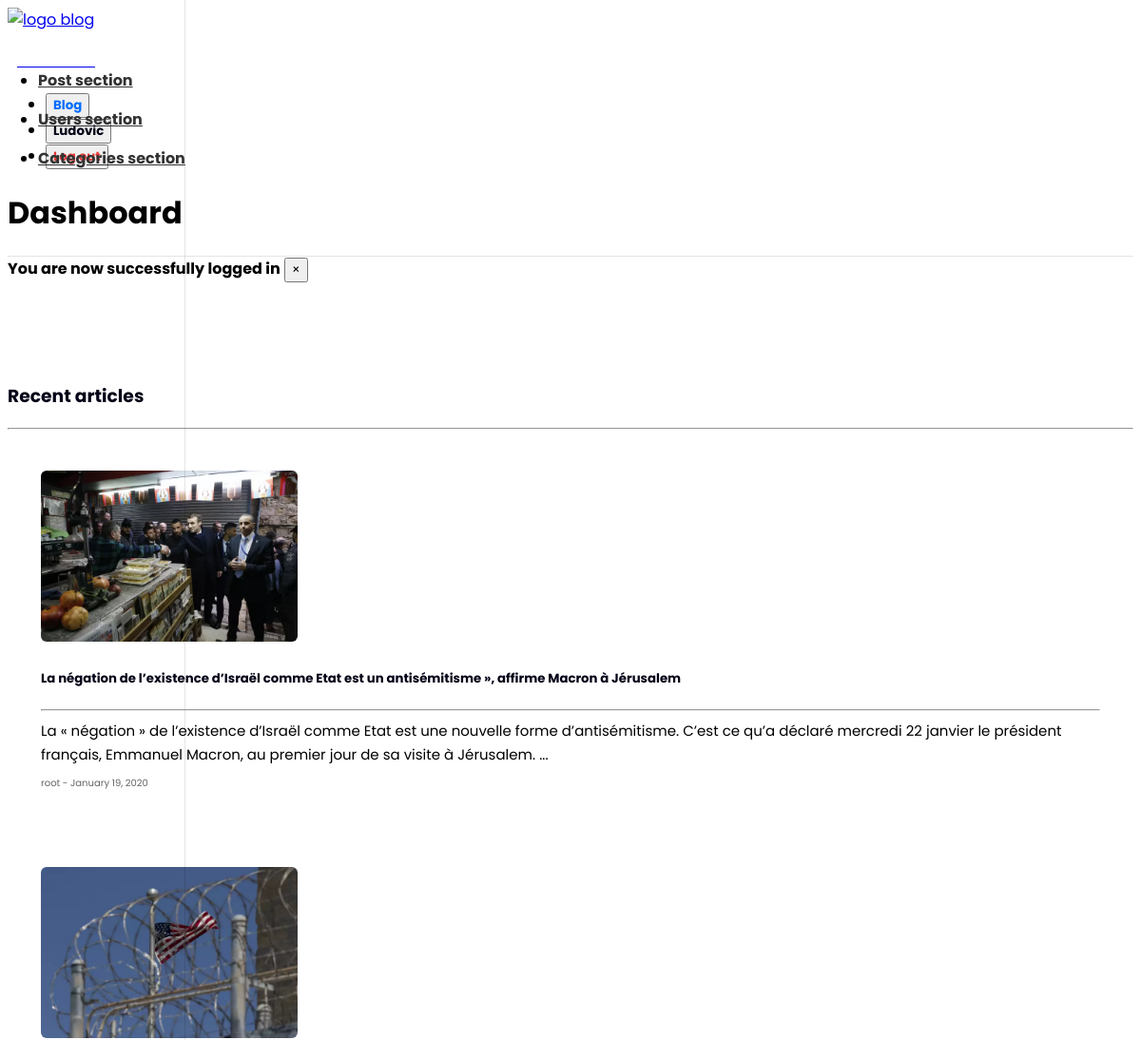
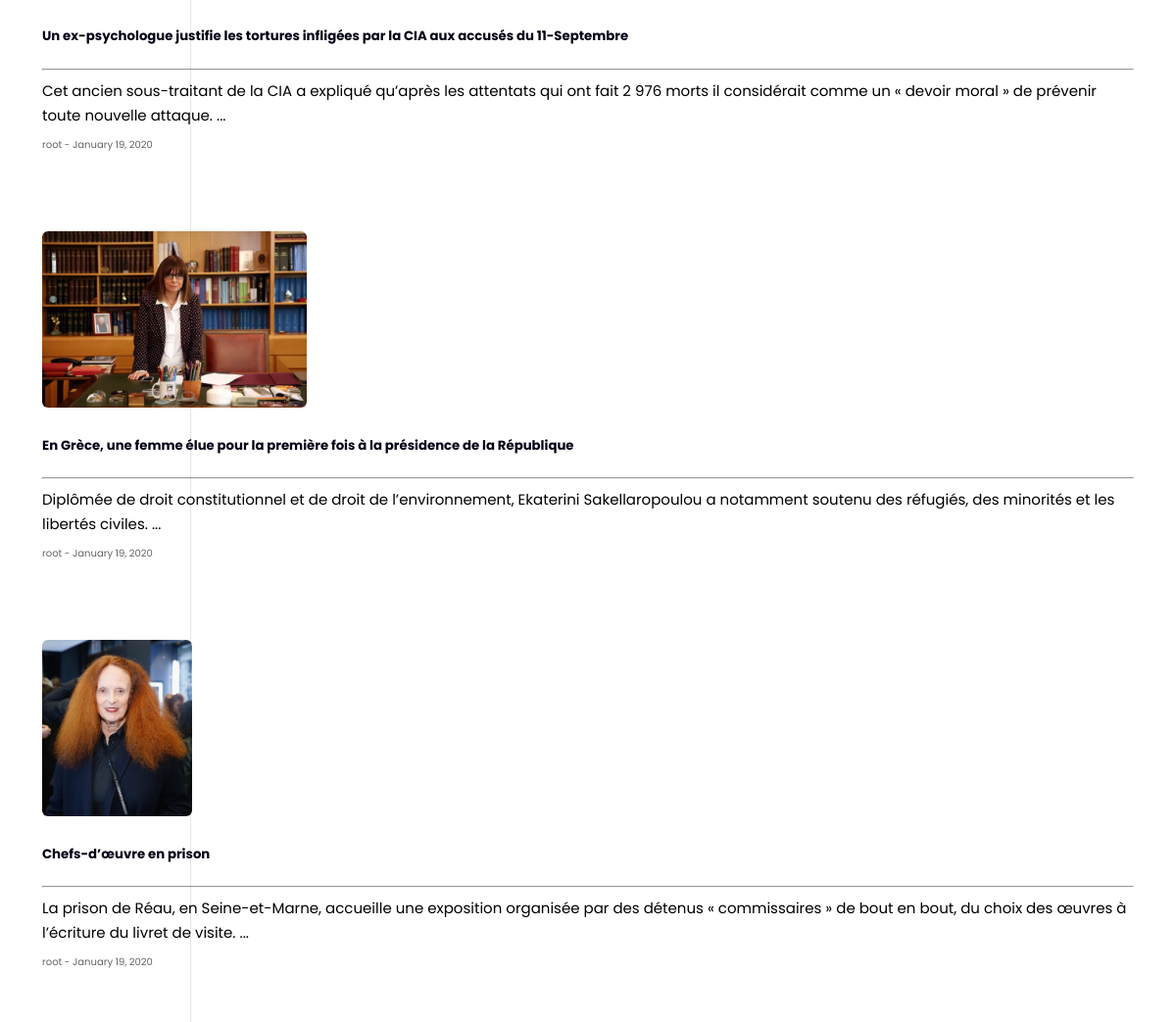
The page /app/admin/dashboard.php (signed in) on the database its author committed (2 pictures, top to bottom).
### tables this page shows
CREATE TABLE `posts` (
  `id` int(11) NOT NULL,
  `user_id` int(11) NOT NULL,
  `categorie_id` int(11) DEFAULT NULL,
  `body` text NOT NULL,
  `image` varchar(255) NOT NULL,
  `title` varchar(255) NOT NULL,
  `published` tinyint(4) NOT NULL,
  `created_at` timestamp NOT NULL DEFAULT current_timestamp()
);

CREATE TABLE `users` (
  `id` int(11) NOT NULL,
  `admin` tinyint(1) NOT NULL,
  `user_name` varchar(255) NOT NULL,
  `email` varchar(255) NOT NULL,
  `password` varchar(255) NOT NULL,
  `created_at` timestamp NOT NULL DEFAULT current_timestamp()
);

### app/db/database.php (called while the page is built, shortened)
<?php
require("connect.php");
function execQuery($sql, $data)
{
    global $conn;
    $fetcher = $conn->prepare($sql);
    $values  = array_values($data);
    $types   = str_repeat("s", count($values));
    $fetcher->bind_param($types, ...$values);
    $fetcher->execute();
    return $fetcher;
}
function getPublishedUser()
{
    $sql = "SELECT p.*, u.user_name FROM posts AS p JOIN users AS u ON p.user_id=u.id WHERE p.published = ?";
    $fetcher = execQuery($sql, ["published" => 1]);
    $payload = $fetcher->get_result()->fetch_all(MYSQLI_ASSOC);
    return $payload;
}

### app/admin/dashboard.php (the view, shortened to what this page needs)
<?php
    $posts = getPublishedUser();
?>
<!DOCTYPE html>
<html lang="en">
<head>
    <link rel="stylesheet"
        href="https://unpkg.com/bootstrap-material-design@4.1.1/dist/css/bootstrap-material-design.min.css"
 />
    <link rel="stylesheet" href="https://unicons.iconscout.com/release/v2.0.1/css/unicons.css" />
    <link href="../../assets/dashboard.css" rel="stylesheet" />
</head>
<body>
    <?php include(ROOT_PATH . "/app/components/navbar_dashboard.php") ?>
    <div class="container-fluid">
        <div class="row">
            <main role="main" class="col-md-9 ml-sm-auto col-lg-10 pt-3 px-4">
                <div
                    class="d-flex justify-content-between flex-wrap flex-md-nowrap align-items-center pb-2 mb-3 border-bottom">
                    <h1 style="font-weight: bold">Dashboard</h1>
                </div>
                <?php include(ROOT_PATH . "/app/components/message_handler.php") ?>
                <div style="margin-top: 105px">
                    <h3 style="color: #010116; font-weight: bold">Recent articles </h3>
                    <hr />
                    <?php foreach ($posts as $post): ?>
                    <a href="article.php?id=<?php echo $post["id"]; ?>" style="text-decoration: none">
                        <div class="d-flex whiteCard hoverCard mt-3 mb-3 align-items-center image-blog">
                            <div class="d-none d-lg-inline-flex d-md-inline-flex">
                                <img src="<?php echo BASE_URL . "/assets/images/" . $post["image"]; ?>"
                                    style="height: 180px; border-radius: 6px" />
                            </div>
                            <div class="ml-3">
                                <h5 style="font-weight: bold; color: #010116, font-size: 15px">
                                    <?php echo $post["title"]; ?>
                                </h5>
                                <hr />
                                <span
                                    style="color: black; font-size: 15px"><?php echo mb_substr($post["body"], 0, 500) . " ..."; ?></span><br />
                                <p style="font-size: 10px; color: #636363; margin-top: 10px" class="mt-3">
                                    <?php echo $post["user_name"]; ?> -
                                    <?php echo date("F j, Y", strtotime($post["created_at"])); ?></p>
                            </div>
                        </div>
                    </a>
                    <?php endforeach; ?>
                </div>
            </main>
        </div>
    </div>
</body>
</html>

### assets/dashboard.css (style rules this page uses)
* { font-family: "Poppins", sans-serif !important; }
body { background-color: white !important; }
.border-bottom { border-bottom: 1px solid #e5e5e5; }
.whiteCard { padding : 35px; background-color: white; color : #010116; border-radius : 6px; }
.hoverCard { transition: all 0.3s ease; cursor: pointer; }

### rows shown on the page
posts: image (picture), title "La négation de l’existence d’Israël comme Etat est un antisémitisme », affirme Macron à Jérusalem", body "La « négation » de l’existence d’Israël comme Etat est une nouvelle forme d’antisémitisme. C’est ce qu’a déclaré mercredi 22 janvier le président français, Emmanuel Macron, au premier jour de sa visite à Jérusalem.", user.user_name "root", created_at "January 19, 2020"
posts: image (picture), title "Un ex-psychologue justifie les tortures infligées par la CIA aux accusés du 11-Septembre", body "Cet ancien sous-traitant de la CIA a expliqué qu’après les attentats qui ont fait 2 976 morts il considérait comme un « devoir moral » de prévenir toute nouvelle attaque.", user.user_name "root", created_at "January 19, 2020"
posts: image (picture), title "En Grèce, une femme élue pour la première fois à la présidence de la République", body "Diplômée de droit constitutionnel et de droit de l’environnement, Ekaterini Sakellaropoulou a notamment soutenu des réfugiés, des minorités et les libertés civiles.", user.user_name "root", created_at "January 19, 2020"
posts: image (picture), title "Chefs-d’œuvre en prison", body "La prison de Réau, en Seine-et-Marne, accueille une exposition organisée par des détenus « commissaires » de bout en bout, du choix des œuvres à l’écriture du livret de visite.", user.user_name "root", created_at "January 19, 2020"

### other values the page prints
$_SESSION['user_name'] "Ludovic"
$_SESSION["message"] "You are now successfully logged in"
